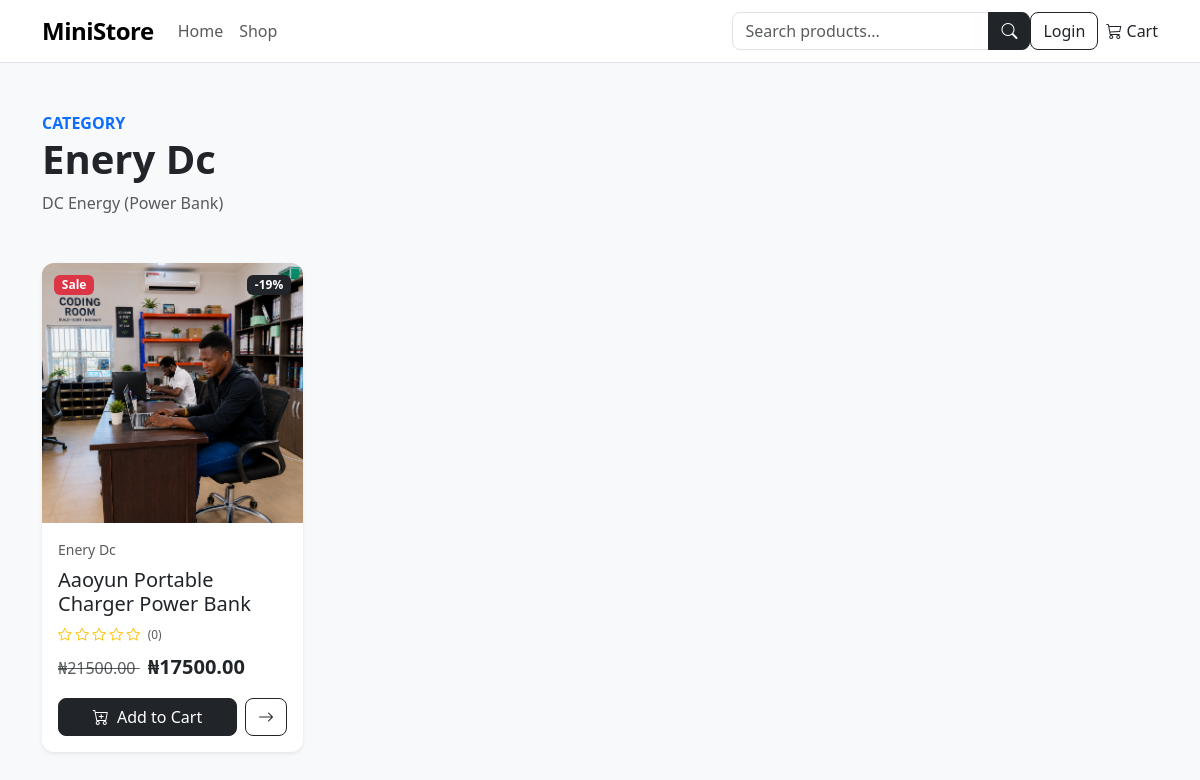
The page /category/enery-dc/ on the database its author committed.
### apps/catalog/models.py (models this page shows, shortened)
class Category(models.Model):
    name = models.CharField(
        max_length=120,
        unique=True,
    )
    slug = models.SlugField(
        max_length=140,
        unique=True,
        blank=True,
    )
    description = models.TextField(
        blank=True,
    )
    image = models.ImageField(
        upload_to="categories/",
        blank=True,
        null=True,
    )
    is_active = models.BooleanField(
        default=True,
    )
    created_at = models.DateTimeField(
        auto_now_add=True,
    )
    updated_at = models.DateTimeField(
        auto_now=True,
    )
    class Meta:
        ordering = ["name"]
        verbose_name_plural = "Categories"

class Product(models.Model):
    category = models.ForeignKey(
        Category,
        on_delete=models.PROTECT,
        related_name="products",
    )
    brand = models.ForeignKey(
        Brand,
        on_delete=models.SET_NULL,
        related_name="products",
        blank=True,
        null=True,
    )
    name = models.CharField(
        max_length=200,
    )
    slug = models.SlugField(
        max_length=220,
        unique=True,
        blank=True,
    )
    sku = models.CharField(
        max_length=100,
        unique=True,
    )
    description = models.TextField(
        blank=True,
    )
    price = models.DecimalField(
        max_digits=12,
        decimal_places=2,
    )
    compare_at_price = models.DecimalField(
        max_digits=12,
        decimal_places=2,
        blank=True,
        null=True,
        help_text="Original price before discount.",
    )
    image = models.ImageField(
        upload_to="products/",
        blank=True,
        null=True,
    )
    rating = models.DecimalField(
        max_digits=2,
        decimal_places=1,
        default=Decimal("0.0"),
        validators=[
            MinValueValidator(0),
            MaxValueValidator(5),
        ],
    )
    review_count = models.PositiveIntegerField(
        default=0,
    )
    is_active = models.BooleanField(
        default=True,
    )
    is_featured = models.BooleanField(
        default=False,
    )
    created_at = models.DateTimeField(
        auto_now_add=True,
    )
    updated_at = models.DateTimeField(
        auto_now=True,
    )
    class Meta:
        ordering = ["-created_at"]
        indexes = [
            models.Index(fields=["is_active"]),
            models.Index(fields=["category", "is_active"]),
            models.Index(fields=["is_featured", "is_active"]),
        ]
    @property
    def is_on_sale(self):
        return (
            self.compare_at_price is not None
            and self.compare_at_price > self.price
        )
    @property
    def discount_percentage(self):
        if not self.is_on_sale:
            return 0
        discount = (
            (self.compare_at_price - self.price)
            / self.compare_at_price
        ) * 100
        return round(discount)
    def get_absolute_url(self):
        return reverse(
            "catalog:product_detail",
            kwargs={"slug": self.slug},
        )

### apps/catalog/views.py (the view)
def category_detail(request, slug):
    category = get_object_or_404(
        Category,
        slug=slug,
        is_active=True,
    )
    products = (
        Product.objects
        .filter(
            category=category,
            is_active=True,
        )
        .select_related("category", "brand")
        .prefetch_related("images")
    )
    paginator = Paginator(products, 12)
    page_number = request.GET.get("page")
    page_obj = paginator.get_page(page_number)
    return render(
        request,
        "catalog/category_detail.html",
        {
            "category": category,
            "products": page_obj,
            "page_obj": page_obj,
        },
    )

### apps/cart/models.py (called while the page is built)
    @property
    def item_count(self):
        return sum(
            item.quantity
            for item in self.items.select_related("product")
        )

### apps/cart/services.py (called while the page is built)
def get_cart(request):
    if request.user.is_authenticated:
        cart, created = Cart.objects.get_or_create(
            user=request.user
        )
        return cart
    if not request.session.session_key:
        request.session.create()
    session_key = request.session.session_key
    cart, created = Cart.objects.get_or_create(
        session_key=session_key,
        user=None,
    )
    return cart

### apps/core/context_processors.py (called while the page is built)
def cart_context(request):
    cart = get_cart(request)
    return {
        "cart": cart,
        "cart_item_count": cart.item_count,
    }

### templates/catalog/category_detail.html (shortened to what this page needs)
{% extends "base.html" %}
{% block content %}
<div class="container py-5">
    <div class="mb-5">
        <span class="text-primary fw-semibold">
            CATEGORY
        </span>
        <h1 class="fw-bold">
            {{ category.name }}
        </h1>
        {% if category.description %}
            <p class="text-muted">
                {{ category.description }}
            </p>
        {% endif %}
    </div>
    <div class="row row-cols-1 row-cols-sm-2 row-cols-lg-4 g-4">
        {% for product in products %}
            {% include "catalog/_product_card.html" with product=product %}
        {% endfor %}
    </div>
</div>
{% endblock %}

### templates/catalog/_product_card.html (shortened to what this page needs)
<div class="col">
    <div class="card product-card h-100 border-0 shadow-sm">
        <div class="product-image-wrapper position-relative">
            {% if product.is_on_sale %}
                <span class="badge bg-danger sale-badge">
                    Sale
                </span>
                <span class="badge bg-dark discount-badge">
                    -{{ product.discount_percentage }}%
                </span>
            {% endif %}
            {% if product.image %}
                <img
                    src="{{ product.image.url }}"
                    class="card-img-top product-image"
                    alt="{{ product.name }}"
                    loading="lazy"
                >
            {% else %}
                <div class="product-placeholder">
                    <i class="bi bi-image"></i>
                </div>
            {% endif %}
        </div>
        <div class="card-body d-flex flex-column">
            <small class="text-muted mb-1">
                {{ product.category.name }}
            </small>
            <h5 class="card-title mt-1">
                <a
                    href="{{ product.get_absolute_url }}"
                    class="text-decoration-none text-dark"
                >
                    {{ product.name }}
                </a>
            </h5>
            <div class="product-rating mb-2">
                {% for i in "12345" %}
                    {% if forloop.counter <= product.rating %}
                        <i class="bi bi-star-fill text-warning"></i>
                    {% else %}
                        <i class="bi bi-star text-warning"></i>
                    {% endif %}
                {% endfor %}
                <small class="text-muted ms-1">
                    ({{ product.review_count }})
                </small>
            </div>
            <div class="product-price mb-3">
                {% if product.is_on_sale %}
                    <span class="text-muted text-decoration-line-through me-2">
                        ₦{{ product.compare_at_price|floatformat:2 }}
                    </span>
                {% endif %}
                <span class="fw-bold fs-5">
                    ₦{{ product.price|floatformat:2 }}
                </span>
            </div>
            <div class="d-flex gap-2 mt-auto">
                <button
                    type="button"
                    class="btn btn-dark flex-grow-1 add-to-cart"
                    data-product-id="{{ product.pk }}"
                    data-add-url="{% url 'cart:add_to_cart' product.pk %}"
                >
                    <i class="bi bi-cart-plus me-1"></i>
                    Add to Cart
                </button>
                <a
                    href="{{ product.get_absolute_url }}"
                    class="btn btn-outline-dark"
                    title="View product"
                >
                    <i class="bi bi-arrow-right"></i>
                </a>
            </div>
        </div>
    </div>
</div>

### static/css/style.css (style rules this page uses)
body { min-height: 100vh; }
.product-card { transition: transform 0.25s ease, box-shadow 0.25s ease; }
.btn { border-radius: 8px; }
.product-card { overflow: hidden; border-radius: 12px; transition: transform 0.25s ease, box-shadow 0.25s ease; }
.product-image-wrapper { height: 260px; overflow: hidden; position: relative; background: #f5f5f5; }
.product-image { width: 100%; height: 100%; object-fit: cover; transition: transform 0.45s ease; }
.sale-badge { position: absolute; top: 12px; left: 12px; z-index: 5; border-radius: 6px; }
.product-rating { font-size: 0.85rem; }
.discount-badge { position: absolute; top: 12px; right: 12px; z-index: 5; border-radius: 6px; }

### rows shown on the page
Category: name "Enery Dc", description "DC Energy (Power Bank)"
Product: discount_percentage "19", image (picture), category.name "Enery Dc", name "Aaoyun Portable Charger Power Bank", rating 0 (drawn), review_count "0", compare_at_price "21500.00", price "17500.00"
